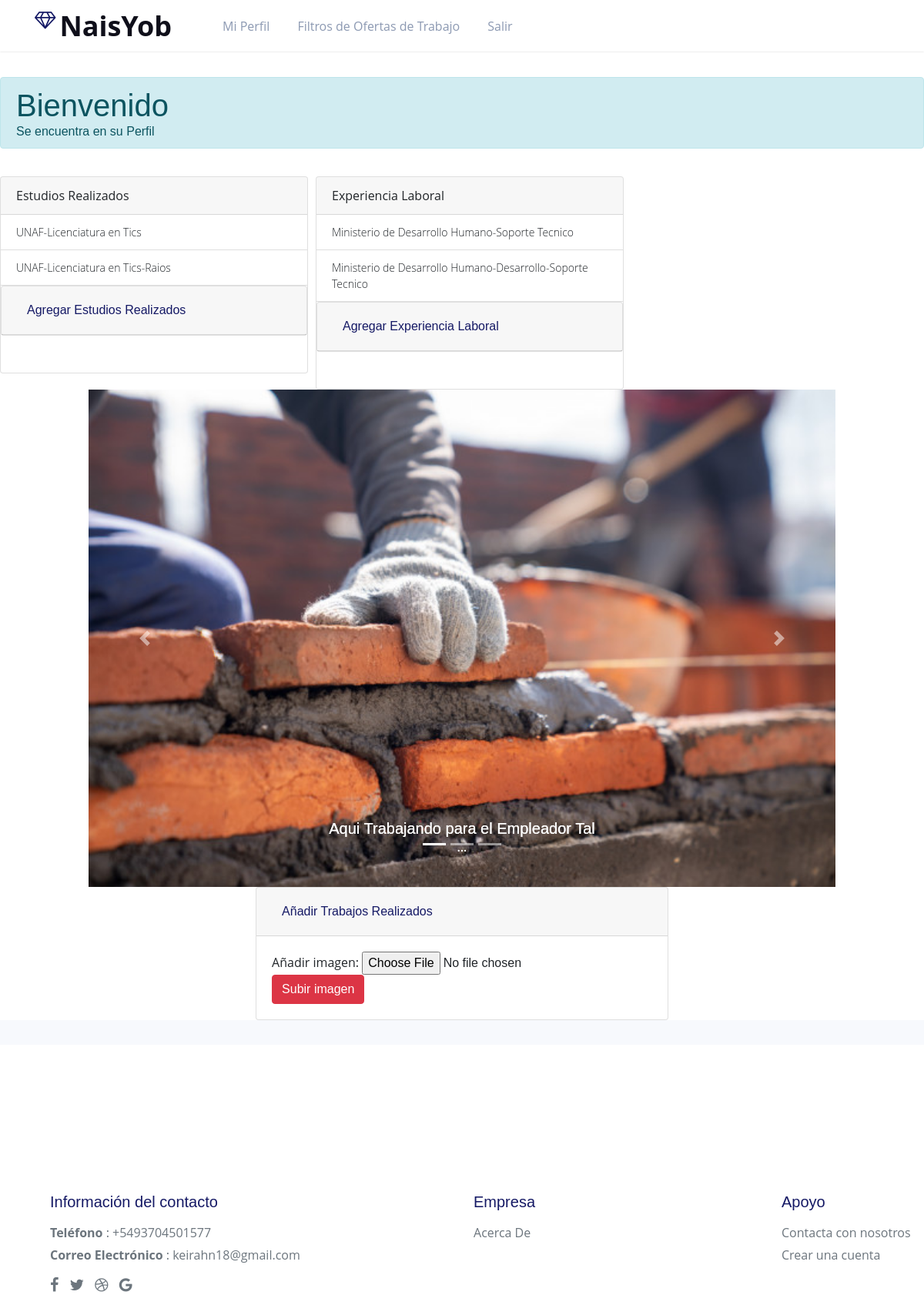
/mi_perfil.php (signed in), run on the app's committed database.
### tables this page shows
CREATE TABLE `carrera` (
  `id_carrera` int(10) NOT NULL,
  `nombre_carrera` varchar(50) DEFAULT NULL,
  `rela_institucion` int(10) DEFAULT NULL
);

CREATE TABLE `intitucion_educativa` (
  `id_institucion_educativa` int(10) NOT NULL,
  `nombre_institucion` varchar(100) DEFAULT NULL
);

CREATE TABLE `experiencia_laborales` (
  `id_experiencia_laboral` int(11) NOT NULL,
  `desc_experiencia` varchar(200) DEFAULT NULL,
  `rela_cargo` int(11) DEFAULT NULL,
  `rela_empleado` int(11) DEFAULT NULL
);

CREATE TABLE `cargo` (
  `id_cargo` int(10) NOT NULL,
  `nombre_cargo` varchar(50) DEFAULT NULL,
  `rela_rubro` int(10) DEFAULT NULL
);

### mi_perfil.php (the view, shortened to what this page needs)
 <?php
include 'ajax/conexion.php';
$sqlExpLab=$pdo->query("select  e.desc_experiencia as exp,c.nombre_cargo as cargo from experiencia_laborales e inner join cargo c on c.id_cargo=e.rela_cargo inner join empleado emp on emp.id_empleado=rela_empleado inner join persona p on p.id_persona=emp.rela_persona where emp.rela_persona=".$_SESSION['persona']);
$sqlDatosAcad=$pdo->query("select c.nombre_carrera as carrera, d.nombre_institucion as edu from datos_academicos dat inner join carrera c on c.id_carrera=dat.rela_carrera inner join empleado emp on emp.id_empleado=dat.rela_empleado inner join persona p on p.id_persona=emp.rela_persona inner join intitucion_educativa d on d.id_institucion_educativa=c.rela_institucion where emp.rela_persona=".$_SESSION['persona']);
?>
<!doctype html>
<html lang="en">
<head>
  <link rel="stylesheet" href="assets/css/style-starter.css">
  <link rel="stylesheet" href="assets/css/style.css">
  <link rel="stylesheet" href="assets/css/star.css">
</head>
<body>
  <div class="w3l-bootstrap-header fixed-top">
    <nav class="navbar navbar-expand-lg navbar-light p-2">
      <div class="container" style="  height: 50px; " >
        <a class="navbar-brand" href="index.html"><span class="fa fa-diamond"></span>NaisYob</a>
      <div class="collapse navbar-collapse" id="navbarSupportedContent">
        <ul class="navbar-nav mr-auto">
          <li class="nav-item active">
            <a class="nav-link" href="mi_perfil.php">Mi Perfil</a>
          </li>
          <?php if ($_SESSION['tipo']==1 or $_SESSION['tipo']==3) {
           ?>
           <li class="nav-item">
            <a class="nav-link" href="ofertas_trabajo.php">Filtros de Ofertas de Trabajo</a>
          </li>
        <?php } ?>
        <li class="nav-item">
          <a class="nav-link" href="salir.php">Salir</a>
        </li>
      </ul>
    </div>
  </div>
</nav>
</div>
<header>
  <div  class="alert alert-info" style="position: relative;  top:100px">
    <h1>Bienvenido</h1>
    <h6>Se encuentra en su Perfil</h6>
  </div>
</header>
<br>
<br>
<br>
<br>
<br>
<div class="row">
 <div class="col-md-4">
   <div class="card" style="width: 25rem;">
    <div class="card-header">
      Estudios Realizados
    </div>
    <ul class="list-group list-group-flush">
      <?php if ($sqlDatosAcad->rowCount()>0) { while($data=$sqlDatosAcad->fetch()){?>
        <li class="list-group-item"><?php echo $data['edu']."-".$data['carrera']; ?></li>
      <?php }}else{ ?>
        <li class="list-group-item">Agregar</li>
      <?php }?>
      <div id="accordion">
        <div class="card">
          <div class="card-header" id="headingOne">
            <h5 class="mb-0">
              <button class="btn btn-link" data-toggle="collapse" data-target="#collapseOne" aria-expanded="true" aria-controls="collapseOne">
                Agregar Estudios Realizados
              </button>
            </h5>
          </div>
   </div>
 </div>
</ul>
</div>
</div>
<div class="col-md-4">
  <div class="card" style="width: 25rem;">
    <div class="card-header">
      Experiencia Laboral
    </div>
    <ul class="list-group list-group-flush">
      <?php if ($sqlExpLab->rowCount()>0) { while($data=$sqlExpLab->fetch()){?>
        <li class="list-group-item"><?php echo $data['exp']."-".$data['cargo']; ?></li>
      <?php }}else{ ?>
        <li class="list-group-item">Agrege su Experiencia Laboral</li>
      <?php } ?>
      <div id="accordion">
        <div class="card">
          <div class="card-header" id="headingOne">
            <h5 class="mb-0">
              <button class="btn btn-link" data-toggle="collapse" data-target="#el" aria-expanded="true" aria-controls="collapseOne">
                Agregar Experiencia Laboral
              </button>
            </h5>
          </div>
      </div>
    </div>
  </ul>
</div>
</div>
</div>
<div class="col-md-10 mx-auto">
 <div id="carouselExampleIndicators" class="carousel slide" data-ride="carousel">
  <ol class="carousel-indicators">
    <li data-target="#carouselExampleIndicators" data-slide-to="0" class="active"></li>
    <li data-target="#carouselExampleIndicators" data-slide-to="1"></li>
    <li data-target="#carouselExampleIndicators" data-slide-to="2"></li>
  </ol>
  <div class="carousel-inner">
    <div class="carousel-item active">
      <div class="carousel-caption d-none d-md-block">
        <h5>Aqui Trabajando para el Empleador Tal</h5>
        <p>...</p>
      </div>
    </div>
    <div class="carousel-item active">
      <img class="d-block w-100" src="imagenes/imagen1.jpg" alt="First slide">
      <div class="carousel-caption d-none d-md-block">
        <h5>Aqui Trabajando para el Empleador Tal</h5>
        <p>...</p>
      </div>
    </div>
  </div>
  <a class="carousel-control-prev" href="#carouselExampleIndicators" role="button" data-slide="prev">
    <span class="carousel-control-prev-icon" aria-hidden="true"></span>
  </a>
  <a class="carousel-control-next" href="#carouselExampleIndicators" role="button" data-slide="next">
    <span class="carousel-control-next-icon" aria-hidden="true"></span>
  </a>
</div>
<div class="col-md-7 mx-auto">
  <div id="accordion">
    <div class="card">
      <div class="card-header" id="headingOne">
        <h5 class="mb-0">
          <button class="btn btn-link" data-toggle="collapse" data-target="#collapseOne" aria-expanded="true" aria-controls="collapseOne">
            Añadir Trabajos Realizados
          </button>
        </h5>
      </div>
      <div id="collapseOne" class="collapse show" aria-labelledby="headingOne" data-parent="#accordion">
        <div class="card-body">
            <form action="mi_perfil.php"  method="POST" enctype="multipart/form-data"/>
            Añadir imagen: <input name="archivo" id="archivo" type="file"/>
            <input type="submit" class="btn btn-danger" name="subir" value="Subir imagen"/>
      </div>
    </div>
  </div>
</div>
</div>
</div>
<section class="w3l-market-footer" >
  <footer class="footer-28" >
    <div class="footer-bg-layer" >
      <div class="container py-lg-3">
        <div class="row footer-top-28">
          <div class="col-md-6 footer-list-28 mt-5" style="position: absolute;  top:1500px; left:  50px;">
            <h6 class="footer-title-28">Información del contacto</h6>
            <ul>
              <li>
                <p><strong>Teléfono</strong> : <a href="tel:+5493704501577">+5493704501577</a></p>
              </li>
              <li>
                <p><strong>Correo Electrónico</strong> : <a href="mailto:keirahn18@gmail.com">keirahn18@gmail.com</a></p>
              </li>
            </ul>
            <div class="main-social-footer-28 mt-3">
              <ul class="social-icons">
                <li class="facebook">
                  <a href="#link" title="Facebook">
                    <span class="fa fa-facebook" aria-hidden="true"></span>
                  </a>
                </li>
                <li class="twitter">
                  <a href="#link" title="Twitter">
                    <span class="fa fa-twitter" aria-hidden="true"></span>
                  </a>
                </li>
                <li class="dribbble">
                  <a href="#link" title="Dribbble">
                    <span class="fa fa-dribbble" aria-hidden="true"></span>
                  </a>
                </li>
                <li class="google">
                  <a href="#link" title="Google">
                    <span class="fa fa-google" aria-hidden="true"></span>
                  </a>
                </li>
              </ul>
            </div>
          </div>
          <div class="col-md-6" style="position: absolute;  top:1500px; left : 600px;">
            <div class="row">
              <div class="col-md-4 footer-list-28 mt-5">
                <h6 class="footer-title-28">Empresa</h6>
                <ul>
                  <li><a href="about.html">Acerca De</a></li>
                </ul>
              </div>
              <div class="col-md-4 footer-list-28 mt-5" style="position: absolute;  left:  400px;">
                <h6 class="footer-title-28">Apoyo</h6>
                <ul>
                  <li><a href="contact.html">Contacta con nosotros</a></li>
                  <li><a href="registrar.html">Crear una cuenta</a></li>
                </ul>
              </div>
            </div>
          </div>
        </div>
      </div>
    </div>
  </footer>
      </section>
    </body>
    </html>

### assets/css/style.css (style rules this page uses)
body a { transition:0.5s all; -webkit-transition:0.5s all; -moz-transition:0.5s all; -o-transition:0.5s all; -ms-transition:0.5s all; }
h1,h2,h3,h4,h5,h6 { padding:0 0; margin:0 0; font-family: 'Cagliostro', sans-serif; }
p { padding:0 0; margin:0 0; }
ul { padding:0 0; margin:0 0; }
body { padding:0 0; margin:0 0; font-family: 'Open Sans', sans-serif; }
.navbar { position: relative; min-height: 50px; margin-bottom: 10px; border: 1px solid transparent; }
.navbar-collapse { padding: 0; }
.list-group-item { font-weight: 300; font-size: 14px; }
.alert { font-size: 0.85em; }
.list-group { margin-bottom: 48px; }
ol { margin-bottom: 44px; }

### data on the page
carrera: rela_institucion.nombre_institucion "UNAF", nombre_carrera "Licenciatura en Tics"
carrera: rela_institucion.nombre_institucion "UNAF", nombre_carrera "Licenciatura en Tics-Raios"
experiencia_laborales: desc_experiencia "Ministerio de Desarrollo Humano", cargo.nombre_cargo "Soporte Tecnico"
experiencia_laborales: desc_experiencia "Ministerio de Desarrollo Humano-Desarrollo", cargo.nombre_cargo "Soporte Tecnico"
